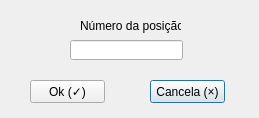
<?xml version="1.0" encoding="UTF-8"?>
<ui version="4.0">
 <class>rem_Dialog</class>
 <widget class="QDialog" name="rem_Dialog">
  <property name="geometry">
   <rect>
    <x>0</x>
    <y>0</y>
    <width>259</width>
    <height>118</height>
   </rect>
  </property>
  <property name="windowTitle">
   <string>Dialog</string>
  </property>
  <widget class="QPushButton" name="CANCELA_rem">
   <property name="geometry">
    <rect>
     <x>150</x>
     <y>80</y>
     <width>75</width>
     <height>23</height>
    </rect>
   </property>
   <property name="text">
    <string>Cancela (×)</string>
   </property>
  </widget>
  <widget class="QPushButton" name="OK_rem">
   <property name="geometry">
    <rect>
     <x>30</x>
     <y>80</y>
     <width>75</width>
     <height>23</height>
    </rect>
   </property>
   <property name="text">
    <string>Ok (✓)</string>
   </property>
  </widget>
  <widget class="QLineEdit" name="get_numero">
   <property name="geometry">
    <rect>
     <x>70</x>
     <y>40</y>
     <width>113</width>
     <height>20</height>
    </rect>
   </property>
  </widget>
  <widget class="QLabel" name="label">
   <property name="geometry">
    <rect>
     <x>80</x>
     <y>10</y>
     <width>101</width>
     <height>31</height>
    </rect>
   </property>
   <property name="text">
    <string>Número da posição:</string>
   </property>
  </widget>
 </widget>
 <resources/>
 <connections/>
</ui>
